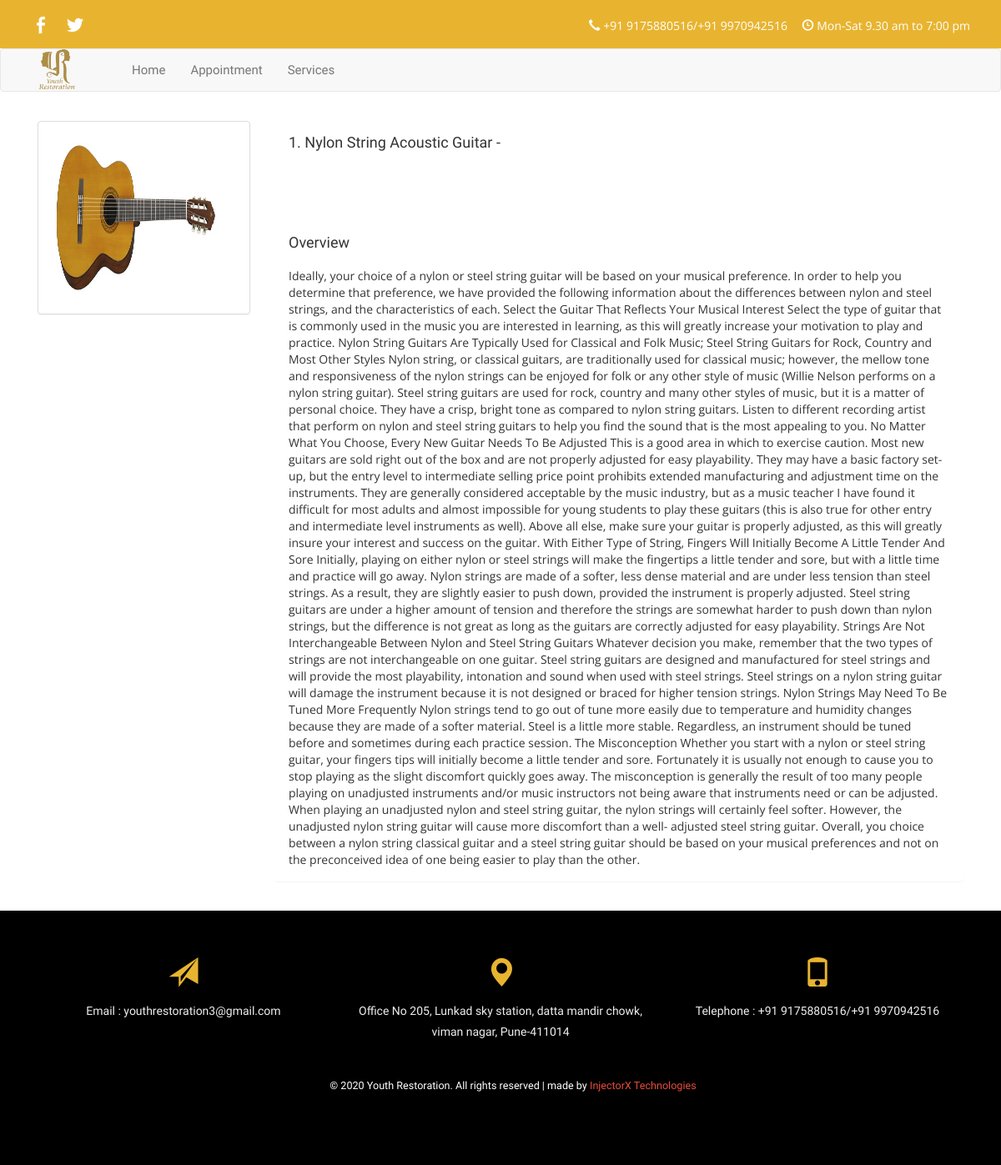
The app's page /guitar-details/16 with its own data.
### guitar/models.py (models this page shows, shortened)
class AboutGuitar(models.Model):
	title = models.CharField(max_length=60)
	overview = models.TextField(blank=True)
	image = models.ImageField(upload_to='guitar', blank=True)

### guitar/views.py (the view)
# urls.py: url(r'^guitar-details/(?P<pk>[\w-]+)$', views.Detail_Guitar.as_view(), name='guitar-details'),
class Detail_Guitar(DetailView):
    model = AboutGuitar

### templates/guitar/aboutguitar_detail.html (shortened to what this page needs)
{% extends "base.html" %}
{% load staticfiles %}
{% load thumbnail %}
{% block maincontent  %}
<div class="service-sec">
     <div class="container">
         <div class="panel-body">
                    <div class="row ">
                        <div class="col-md-3 col-xs-12 col-sm-4 col-lg-3">
                            <div class="panel panel-default">
                                <div class="panel-body" style="max-height:250px; overflow-y: hidden">
                            <img src="{{MEDIA_URL}}{{ object.image.url}}" alt="" height="200" width="200">
                                </div>
                            </div>
                        </div>
                        <div class="col-md-9 col-xs-12 col-sm-8 col-lg-9">
                            <div class="panel">
                                <div class="panel-body">
                                <h4>{{object.title}} - </h4>
                                <br>{{object.details}}<br><br><br><br>
                                <h4>Overview</h4>
                                <br>{{object.overview}}
                                </div>
                             </div>
                         </div>
                    </div>
                 </div>
    </div>
</div>
{% endblock  %}

### static/css/style.css (style rules this page uses)
body { margin:0; }
body { font-family: 'Open Sans', sans-serif; }
h1,h2,h3,h4,h5,h6 { margin:0; padding:0; font-family: 'Nova Round', cursive; }

### templates/base.html (style rules this page uses)
body { margin:0; }

### records on screen
AboutGuitar: image (picture), title "1. Nylon String Acoustic Guitar", overview "Ideally, your choice of a nylon or steel string guitar will be based on your musical preference. In order to help you determine that preference, we have provided the following information about the differences between nylon and steel strings, and the characteristics of each. Select the Guitar That Reflects Your Musical Interest Select the type of guitar that is commonly used in the music you are interested in learning, as this will greatly increase your motivation to play and practice. Nylon String Guitars Are Typically Used for Classical and Folk Music; Steel String Guitars for Rock, Country and Most Other Styles Nylon string, or classical guitars, are traditionally used for classical…"
